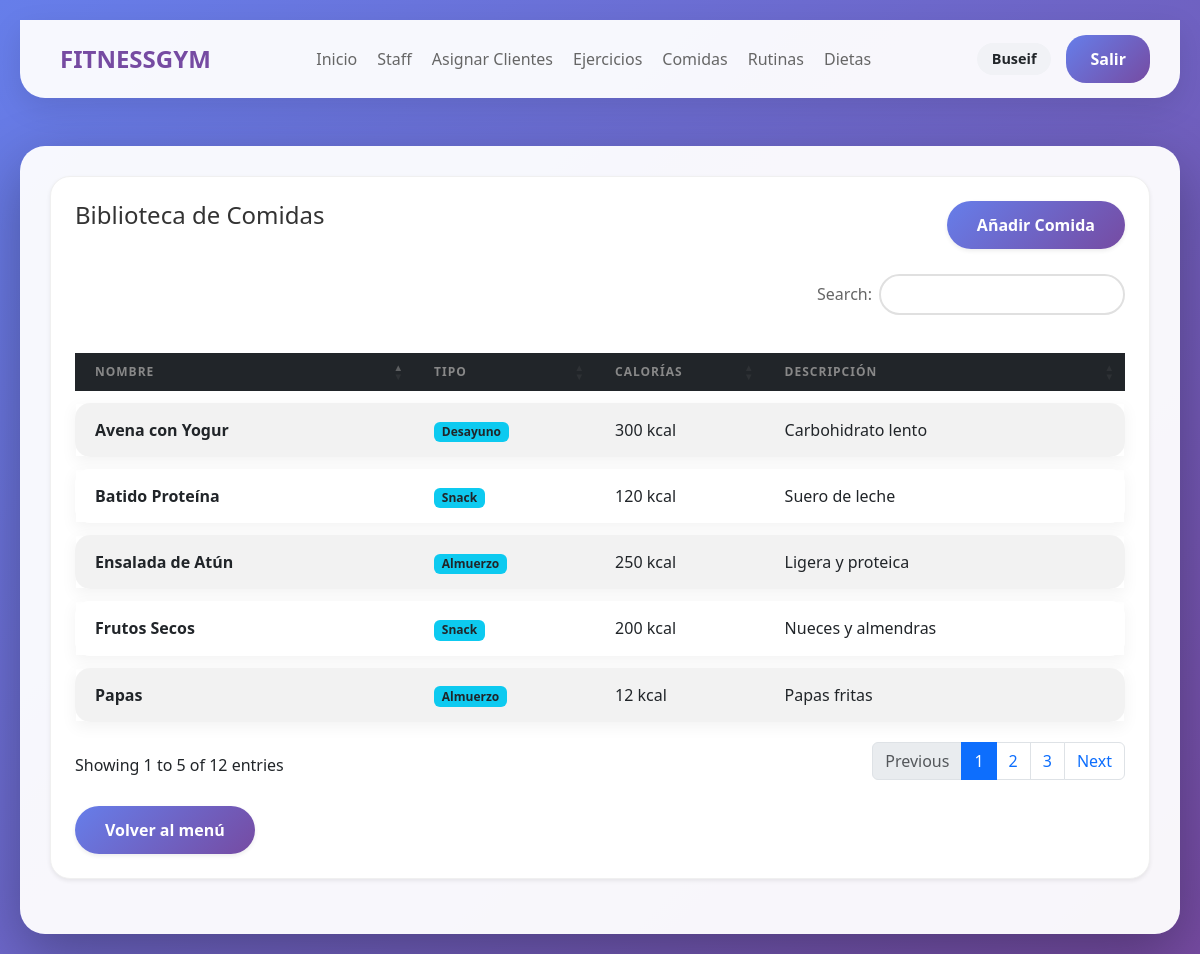
Page /php/biblioteca_comidas.php (signed in) on the committed database.
### tables this page shows
CREATE TABLE `comidas` (
  `id_comida` int(11) NOT NULL,
  `nombre` varchar(100) NOT NULL,
  `descripcion` text DEFAULT NULL,
  `calorias` int(11) DEFAULT NULL,
  `tipo` enum('desayuno','almuerzo','cena','snack') DEFAULT NULL
);

### php/biblioteca_comidas.php (the view, shortened to what this page needs)
<?php
include 'conexion.php';
$rol_sesion = $_SESSION['rol'];
$resultado = mysqli_query($conexion, "SELECT * FROM comidas ORDER BY tipo, nombre");
?>
<!DOCTYPE html>
<html lang="es">
<head>
    <link href="https://cdn.jsdelivr.net/npm/bootstrap@5.3.0/dist/css/bootstrap.min.css" rel="stylesheet">
    <link href="https://cdn.datatables.net/1.13.6/css/dataTables.bootstrap5.min.css" rel="stylesheet">
    <link rel="stylesheet" href="https://cdnjs.cloudflare.com/ajax/libs/font-awesome/6.0.0/css/all.min.css">
    <link rel="stylesheet" href="../css/estilo_global.css">
</head>
<body>
<?php include 'navbar.php'; ?>
<div class="container mt-5">
    <div class="card p-4 shadow-sm">
        <div class="d-flex justify-content-between align-items-center mb-4">
            <h2>Biblioteca de Comidas</h2>
            <?php if ($rol_sesion === 'administrador'): ?>
                <a href="nueva_comida.php" class="btn btn-success shadow-sm">
                    Añadir Comida
                </a>
            <?php endif; ?>
        </div>
        <table id="tablaComidas" class="table table-striped table-hover">
            <thead class="table-dark">
                <tr>
                    <th>Nombre</th>
                    <th>Tipo</th>
                    <th>Calorías</th>
                    <th>Descripción</th>
                </tr>
            </thead>
            <tbody>
                <?php while ($fila = mysqli_fetch_assoc($resultado)): ?>
                    <tr>
                        <td class="fw-bold"><?= htmlspecialchars($fila['nombre']) ?></td>
                        <td><span class="badge bg-info text-dark"><?= ucfirst($fila['tipo']) ?></span></td>
                        <td><?= $fila['calorias'] ?> kcal</td>
                        <td><?= htmlspecialchars($fila['descripcion']) ?></td>
                    </tr>
                <?php endwhile; ?>
            </tbody>
        </table>
        <div class="mt-4">
            <a href="menu_<?= $rol_sesion ?>.php" class="btn btn-secondary shadow-sm">
                Volver al menú
            </a>
        </div>
    </div>
</div>
</body>
</html>

### css/estilo_global.css (style rules this page uses)
:root { --primary-gradient: linear-gradient(135deg, #667eea 0%, #764ba2 100%); --bg-light: rgba(255, 255, 255, 0.95); --shadow-soft: 0 10px 30px rgba(0, 0, 0, 0.05); --shadow-strong: 0 20px 60px rgba(0, 0, 0, 0.3); --radius-main: 25px; --radius-card: 20px; --text-dark: #333; --text-muted: #666; }
* { margin: 0; padding: 0; box-sizing: border-box; font-family: 'Segoe UI', Tahoma, Geneva, Verdana, sans-serif; }
body { background: var(--primary-gradient); min-height: 100vh; padding: 20px; }
.container { max-width: 1200px; margin: 0 auto; background: var(--bg-light); border-radius: var(--radius-main); padding: 30px; box-shadow: var(--shadow-strong); }
.card { background: white; padding: 25px; border-radius: var(--radius-card); box-shadow: var(--shadow-soft); border: 1px solid #f0f0f0; margin-bottom: 25px; }
h2 { color: var(--text-dark); margin-bottom: 20px; font-size: 1.5rem; display: flex; align-items: center; gap: 10px; }
.btn { background: var(--primary-gradient); color: white; border: none; padding: 12px 30px; border-radius: 25px; font-size: 16px; font-weight: bold; cursor: pointer; transition: all 0.3s; text-decoration: none; display: inline-block; }
table.dataTable { border-collapse: separate !important; border-spacing: 0 12px !important; border: none !important; }
table.dataTable thead th { border: none !important; color: #888; text-transform: uppercase; font-size: 0.75rem; letter-spacing: 1px; padding: 10px 20px !important; }
table.dataTable tbody tr { background-color: white !important; box-shadow: 0 5px 15px rgba(0, 0, 0, 0.05) !important; transition: transform 0.2s ease; }
table.dataTable tbody td { border: none !important; padding: 15px 20px !important; vertical-align: middle; }
table.dataTable tbody tr td:first-child { border-radius: 15px 0 0 15px; }
table.dataTable tbody tr td:last-child { border-radius: 0 15px 15px 0; }

### rows in the picture
comidas: nombre "Avena con Yogur", tipo "Desayuno", calorias "300", descripcion "Carbohidrato lento"
comidas: nombre "Ensalada de Atún", tipo "Almuerzo", calorias "250", descripcion "Ligera y proteica"
comidas: nombre "Papas", tipo "Almuerzo", calorias "12", descripcion "Papas fritas"
comidas: nombre "Batido Proteína", tipo "Snack", calorias "120", descripcion "Suero de leche"
comidas: nombre "Frutos Secos", tipo "Snack", calorias "200", descripcion "Nueces y almendras"

### other values in the picture
$_SESSION['nombre'] "Buseif"
